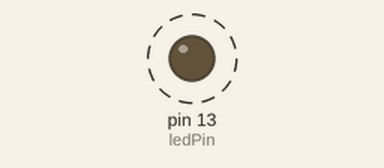
This sketch was run on a simulated Arduino Uno, built with avr-gcc and run on an emulated ATmega328P. Parts: output pins drawn as LEDs (lit = HIGH). Dashed ring = blinking. What the sketch prints to the serial monitor is not drawn.

Above: at 0.5 s.
Timing chart, 0 to 4.6 s (numbered marks = the images above):
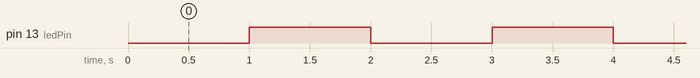

Measured:
- by itself, pin 13 (ledPin): alternates HIGH for 1.0 s and LOW for 1.0 s

The sketch:

1116_blink_millis_3.ino
```cpp
const int ledPin =  13;

int ledState = LOW;//LED가 꺼짐
long previousMillis = 0;//LED상태가 바뀐 최근시간 저장변수

long interval = 1000;//설정간격을 초기화하고 설정주기를 변경

void setup() {
  Serial.begin(115200);
  pinMode(ledPin, OUTPUT);//출력
}

void loop() {
  unsigned long currentMillis = millis();//양수의 값을 시간
  Serial.println(currentMillis);

  if(currentMillis - previousMillis >= interval) {//현재초-이전초 >= 간격
	previousMillis = currentMillis;

   if (ledState == LOW)
	  ledState = HIGH;
	else
	  ledState = LOW;

	digitalWrite(ledPin, ledState);
  }
}
```
